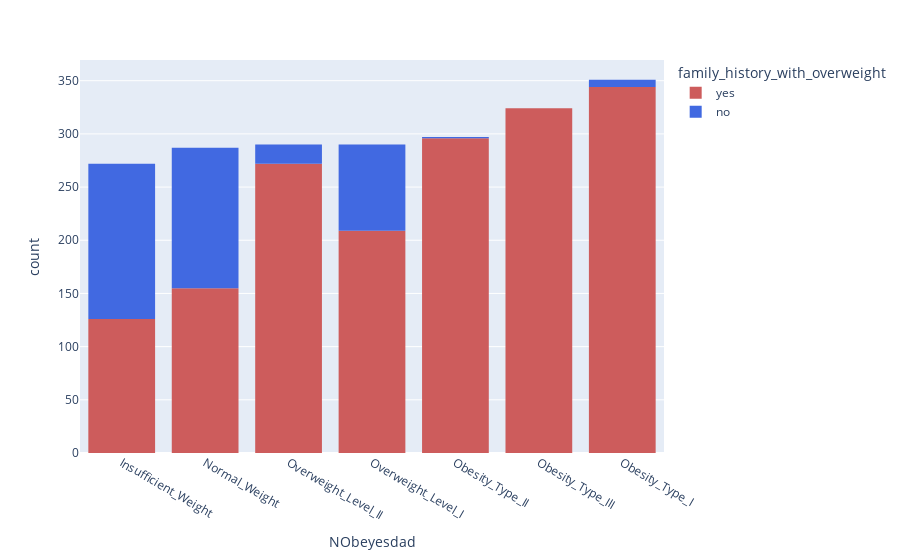

The code cell stored with this chart in its notebook:
### Code cell
import warnings
warnings.filterwarnings('ignore', category=FutureWarning)

import plotly.express as px
color_map = {'yes': 'indianred', 'no': 'royalblue'}

print(df.NObeyesdad.unique())
px.histogram(df, x='NObeyesdad', color='family_history_with_overweight', color_discrete_map=color_map).update_xaxes(categoryorder='total ascending')

### Figure 1 — Plotly figure (JSON) as saved in the notebook; plotly's stock layout.template omitted (floating-point values rounded to 4 significant figures; data arrays with more than 128 entries replaced by an {"elided": "..."} marker saying what was removed)
{"data": [{"alignmentgroup": "True", "bingroup": "x", "hovertemplate": "family_history_with_overweight=yes<br>NObeyesdad=%{x}<br>count=%{y}<extra></extra>", "legendgroup": "yes", "marker": {"color": "indianred", "pattern": {"shape": ""}}, "name": "yes", "offsetgroup": "yes", "orientation": "v", "showlegend": true, "type": "histogram", "x": {"elided": "1726 str values"}, "xaxis": "x", "yaxis": "y"}, {"alignmentgroup": "True", "bingroup": "x", "hovertemplate": "family_history_with_overweight=no<br>NObeyesdad=%{x}<br>count=%{y}<extra></extra>", "legendgroup": "no", "marker": {"color": "royalblue", "pattern": {"shape": ""}}, "name": "no", "offsetgroup": "no", "orientation": "v", "showlegend": true, "type": "histogram", "x": {"elided": "385 str values"}, "xaxis": "x", "yaxis": "y"}], "layout": {"autosize": true, "barmode": "relative", "legend": {"title": {"text": "family_history_with_overweight"}, "tracegroupgap": 0}, "margin": {"t": 60}, "xaxis": {"anchor": "y", "autorange": true, "categoryorder": "total ascending", "domain": [0, 1], "range": [-0.5, 6.5], "title": {"text": "NObeyesdad"}, "type": "category"}, "yaxis": {"anchor": "x", "autorange": true, "domain": [0, 1], "range": [0, 369.5], "title": {"text": "count"}}}}
